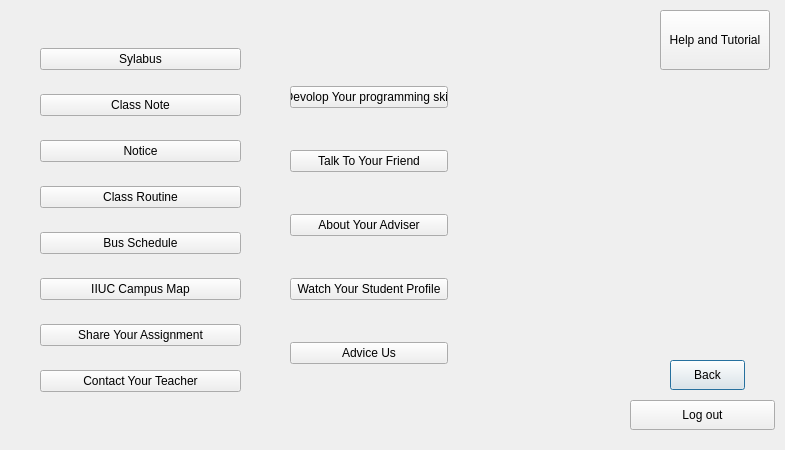
<?xml version="1.0" encoding="UTF-8"?>
<ui version="4.0">
 <class>SecDialog</class>
 <widget class="QDialog" name="SecDialog">
  <property name="geometry">
   <rect>
    <x>0</x>
    <y>0</y>
    <width>785</width>
    <height>450</height>
   </rect>
  </property>
  <property name="windowTitle">
   <string>Dialog</string>
  </property>
  <widget class="QPushButton" name="pushButton">
   <property name="geometry">
    <rect>
     <x>670</x>
     <y>360</y>
     <width>75</width>
     <height>30</height>
    </rect>
   </property>
   <property name="text">
    <string>Back</string>
   </property>
  </widget>
  <widget class="QPushButton" name="pushButton_lopgout">
   <property name="geometry">
    <rect>
     <x>630</x>
     <y>400</y>
     <width>145</width>
     <height>30</height>
    </rect>
   </property>
   <property name="text">
    <string>Log out</string>
   </property>
  </widget>
  <widget class="QWidget" name="layoutWidget">
   <property name="geometry">
    <rect>
     <x>40</x>
     <y>30</y>
     <width>201</width>
     <height>381</height>
    </rect>
   </property>
   <layout class="QVBoxLayout" name="verticalLayout">
    <item>
     <widget class="QPushButton" name="pushButton_sylabus">
      <property name="text">
       <string>Sylabus</string>
      </property>
     </widget>
    </item>
    <item>
     <widget class="QPushButton" name="pushButton_cnote">
      <property name="text">
       <string>Class Note</string>
      </property>
     </widget>
    </item>
    <item>
     <widget class="QPushButton" name="pushButton_notice">
      <property name="text">
       <string>Notice</string>
      </property>
     </widget>
    </item>
    <item>
     <widget class="QPushButton" name="pushButton_classroutine">
      <property name="text">
       <string>Class Routine</string>
      </property>
     </widget>
    </item>
    <item>
     <widget class="QPushButton" name="bus_schedule">
      <property name="text">
       <string>Bus Schedule</string>
      </property>
     </widget>
    </item>
    <item>
     <widget class="QPushButton" name="iiuc_campus_map">
      <property name="text">
       <string>IIUC Campus Map</string>
      </property>
     </widget>
    </item>
    <item>
     <widget class="QPushButton" name="share_your_assignment">
      <property name="text">
       <string>Share Your Assignment</string>
      </property>
     </widget>
    </item>
    <item>
     <widget class="QPushButton" name="contact_your_teacher">
      <property name="text">
       <string>Contact Your Teacher</string>
      </property>
     </widget>
    </item>
   </layout>
  </widget>
  <widget class="QPushButton" name="tutorial">
   <property name="geometry">
    <rect>
     <x>660</x>
     <y>10</y>
     <width>110</width>
     <height>60</height>
    </rect>
   </property>
   <property name="text">
    <string>Help and Tutorial</string>
   </property>
  </widget>
  <widget class="QWidget" name="">
   <property name="geometry">
    <rect>
     <x>290</x>
     <y>50</y>
     <width>158</width>
     <height>351</height>
    </rect>
   </property>
   <layout class="QVBoxLayout" name="verticalLayout_2">
    <item>
     <widget class="QPushButton" name="devolop_your_programming_skill">
      <property name="text">
       <string>Devolop Your programming skill</string>
      </property>
     </widget>
    </item>
    <item>
     <widget class="QPushButton" name="talk_to_ypur_friend">
      <property name="text">
       <string>Talk To Your Friend</string>
      </property>
     </widget>
    </item>
    <item>
     <widget class="QPushButton" name="adviser">
      <property name="text">
       <string>About Your Adviser</string>
      </property>
     </widget>
    </item>
    <item>
     <widget class="QPushButton" name="watch_your_student_profile">
      <property name="text">
       <string>Watch Your Student Profile</string>
      </property>
     </widget>
    </item>
    <item>
     <widget class="QPushButton" name="advice_us">
      <property name="text">
       <string>Advice Us</string>
      </property>
     </widget>
    </item>
   </layout>
  </widget>
 </widget>
 <resources/>
 <connections>
  <connection>
   <sender>pushButton</sender>
   <signal>clicked()</signal>
   <receiver>SecDialog</receiver>
   <slot>close()</slot>
   <hints>
    <hint type="sourcelabel">
     <x>329</x>
     <y>264</y>
    </hint>
    <hint type="destinationlabel">
     <x>230</x>
     <y>280</y>
    </hint>
   </hints>
  </connection>
 </connections>
</ui>
